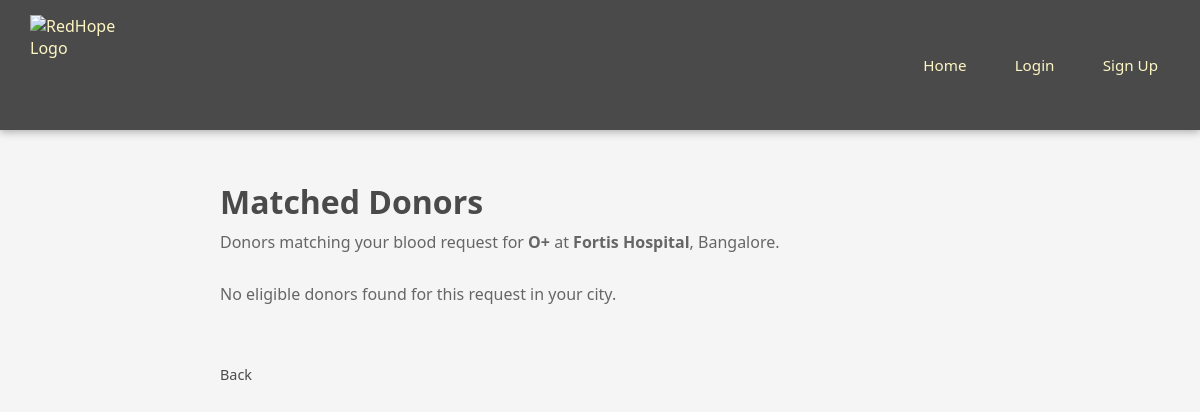
The app's page /match_donors/4 (signed in) with its own data.
### tables this page shows
CREATE TABLE patient_requests (
        request_id INTEGER PRIMARY KEY AUTOINCREMENT,
        patient_id INTEGER,
        blood_group_needed TEXT NOT NULL,
        units_required INTEGER,
        hospital_name TEXT,
        city TEXT,
        urgency_level TEXT,
        request_date TIMESTAMP DEFAULT CURRENT_TIMESTAMP,
        status TEXT DEFAULT 'Pending',
        FOREIGN KEY (patient_id) REFERENCES users(id)
    );

### app.py (the view)
@app.route('/match_donors/<int:request_id>')
def match_donors(request_id):
    if 'user_id' not in session:
        return redirect('/login')
    conn = create_connection()
    cursor = conn.cursor()
    cursor.execute("SELECT * FROM patient_requests WHERE request_id=?", (request_id,))
    blood_request = cursor.fetchone()
    if not blood_request:
        conn.close()
        flash("Request not found")
        return redirect('/patient_dashboard')
    blood_group = blood_request[2]
    city = blood_request[5]
    cursor.execute("""
        SELECT u.full_name, u.phone, u.city, d.blood_group, d.age, d.weight, d.hemoglobin_level
        FROM donor_details d
        JOIN users u ON d.donor_id = u.id
        WHERE d.blood_group = ?
        AND u.city = ?
        AND d.availability_status = 'Eligible'
    """, (blood_group, city))
    matched_donors = cursor.fetchall()
    conn.close()
    return render_template('match_donors.html', donors=matched_donors, request=blood_request)

### database.py (called while the page is built)
def create_connection():
    conn = sqlite3.connect("redhope.db")
    return conn

### templates/match_donors.html
{% extends 'base.html' %}
{% block content %}
<div class="dashboard">
    <h1>Matched Donors</h1>
    <p>Donors matching your blood request for <strong>{{ request[2] }}</strong> at <strong>{{ request[4] }}</strong>, {{ request[5] }}.</p>
    {% if donors %}
    <table class="data-table">
        <thead>
            <tr>
                <th>Name</th>
                <th>Phone</th>
                <th>City</th>
                <th>Blood Group</th>
                <th>Age</th>
                <th>Weight</th>
                <th>Hemoglobin</th>
            </tr>
        </thead>
        <tbody>
            {% for d in donors %}
            <tr>
                <td>{{ d[0] }}</td>
                <td>{{ d[1] }}</td>
                <td>{{ d[2] }}</td>
                <td>{{ d[3] }}</td>
                <td>{{ d[4] }}</td>
                <td>{{ d[5] }}</td>
                <td>{{ d[6] }}</td>
            </tr>
            {% endfor %}
        </tbody>
    </table>
    {% else %}
    <p>No eligible donors found for this request in your city.</p>
    {% endif %}
    <a href="javascript:history.back()" class="logout-link">Back</a>
</div>
{% endblock %}

### static/css/style.css (style rules this page uses)
* { margin: 0; padding: 0; box-sizing: border-box; }
body { font-family: 'Segoe UI', Arial, sans-serif; background-color: #f5f5f5; color: #333; }
.dashboard { max-width: 800px; margin: 50px auto; padding: 0 20px; }
.dashboard h1 { color: #4a4a4a; margin-bottom: 8px; }
.dashboard p { color: #666; margin-bottom: 30px; }
.logout-link { display: inline-block; margin-top: 30px; color: #4a4a4a; text-decoration: none; font-size: 0.9rem; }

### records on screen
patient_requests: blood_group_needed "O+", hospital_name "Fortis Hospital", city "Bangalore"
